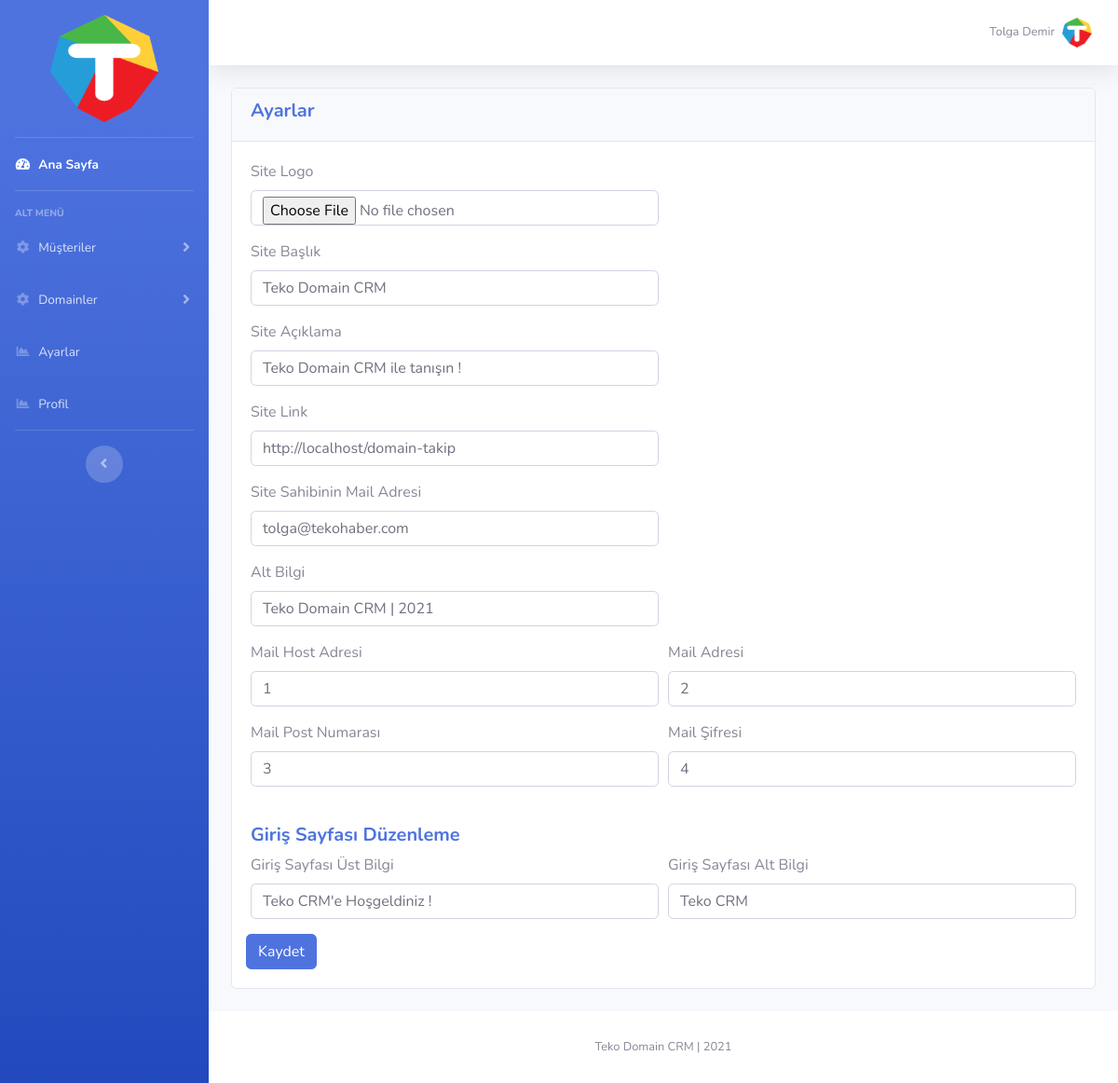
Page /ayarlar.php (signed in) on the committed database.
### tables this page shows
CREATE TABLE `ayarlar` (
  `id` int(11) NOT NULL,
  `site_logo` varchar(400) NOT NULL,
  `site_baslik` varchar(350) NOT NULL,
  `site_aciklama` varchar(300) NOT NULL,
  `site_link` varchar(100) NOT NULL,
  `site_sahip_mail` varchar(100) NOT NULL,
  `site_mail_host` varchar(100) NOT NULL,
  `site_mail_mail` varchar(100) NOT NULL,
  `site_mail_port` int(11) NOT NULL,
  `site_mail_sifre` varchar(100) NOT NULL,
  `footer_bilgi` varchar(75) DEFAULT NULL,
  `footer_ust` varchar(200) DEFAULT NULL,
  `footer_alt` varchar(200) DEFAULT NULL
);

### islemler/baglan.php (called while the page is built, shortened)
<?php
$host="localhost";
$veritabani_ismi="kursdomaintakip";
$kullanici_adi="root";
$sifre="";
try {
	$db = new PDO("mysql:host=$host;dbname=$veritabani_ismi;charset=utf8",$kullanici_adi,$sifre);
} catch (PDOException $e) {
	echo $e->getmessage();
}
$sorgu=$db->prepare("SELECT * FROM ayarlar");
$sorgu->execute();
$ayarcek=$sorgu->fetch(PDO::FETCH_ASSOC);
?>

### ayarlar.php (the view)
<?php include 'header.php'; ?>
<div class="container-fluid">
	<div class="row">
		<div class="col-md-12">
			<div class="card">
				<div class="card-header">
					<h5 class="font-weight-bold text-primary">Ayarlar</h5>
				</div>
				<div class="card-body">
					<form action="islemler/ajax.php" method="POST" accept-charset="utf-8" enctype="multipart/form-data">
						<div class="form-row">
							<div class="col-md-6 form-group">
								<label>Site Logo</label>
								<input type="file" class="form-control" name="site_logo">
							</div>
						</div>
						<div class="form-row">
							<div class="col-md-6 form-group">
								<label>Site Başlık</label>
								<input type="text" class="form-control" name="site_baslik" value="<?php echo $ayarcek['site_baslik'] ?>">
							</div>
						</div>
						<div class="form-row">
							<div class="col-md-6 form-group">
								<label>Site Açıklama</label>
								<input type="text" class="form-control" name="site_aciklama" value="<?php echo $ayarcek['site_aciklama'] ?>">
							</div>
						</div>
						<div class="form-row">
							<div class="col-md-6 form-group">
								<label>Site Link</label>
								<input type="text" class="form-control" name="site_link" value="<?php echo $ayarcek['site_link'] ?>">
							</div>
						</div>
						<div class="form-row">
							<div class="col-md-6 form-group">
								<label>Site Sahibinin Mail Adresi</label>
								<input type="text" class="form-control" name="site_sahip_mail" value="<?php echo $ayarcek['site_sahip_mail'] ?>">
							</div>
						</div>
						<div class="form-row">
							<div class="col-md-6 form-group">
								<label>Alt Bilgi</label>
								<input type="text" class="form-control" name="footer_bilgi" value="<?php echo $ayarcek['footer_bilgi'] ?>">
							</div>
						</div>
						<div class="form-row">
							<div class="col-md-6 form-group">
								<label>Mail Host Adresi</label>
								<input type="text" class="form-control" name="site_mail_host" value="<?php echo $ayarcek['site_mail_host'] ?>">
							</div>
							<div class="col-md-6 form-group">
								<label>Mail Adresi</label>
								<input type="text" class="form-control" name="site_mail_mail" value="<?php echo $ayarcek['site_mail_mail'] ?>">
							</div>
						</div>
						<div class="form-row">
							<div class="col-md-6 form-group">
								<label>Mail Post Numarası</label>
								<input type="text" class="form-control" name="site_mail_port" value="<?php echo $ayarcek['site_mail_port'] ?>">
							</div>
							<div class="col-md-6 form-group">
								<label>Mail Şifresi</label>
								<input type="text" class="form-control" name="site_mail_sifre" value="<?php echo $ayarcek['site_mail_sifre'] ?>">
							</div>
						</div>
                        <br>
						<h5 class="font-weight-bold text-primary">Giriş Sayfası Düzenleme</h5>
						<div class="form-row">
							<div class="col-md-6 form-group">
								<label>Giriş Sayfası Üst Bilgi</label>
								<input type="text" class="form-control" name="footer_ust" value="<?php echo $ayarcek['footer_ust'] ?>">
							</div>
							<div class="col-md-6 form-group">
								<label>Giriş Sayfası Alt Bilgi</label>
								<input type="text" class="form-control" name="footer_alt" value="<?php echo $ayarcek['footer_alt'] ?>">
							</div>
						</div>
						<div class="form-row">
							<button type="submit" class="btn btn-primary" name="ayarkaydet">Kaydet</button>
						</div>
					</form>
				</div>
			</div>
		</div>
	</div>
</div>
<br>
<?php include 'footer.php' ?>

### header.php (shortened to what this page needs)
<?php
include 'islemler/baglan.php';
?>
<!DOCTYPE html>
<html lang="en">
<head>
  <link href="vendor/fontawesome-free/css/all.min.css" rel="stylesheet" type="text/css">
  <link href="css/sb-admin-2.min.css" rel="stylesheet">
</head>
<body id="page-top">
  <div id="wrapper">
    <ul class="navbar-nav bg-gradient-primary sidebar sidebar-dark accordion" id="accordionSidebar">
     <li class="nav-item">
      <a class="nav-link text-center" href="index.php">
        <img src="dosyalar/<?php echo $ayarcek['site_logo'] ?>" style="width: 60%; height: auto;">
      </a>
    </li>
    <hr class="sidebar-divider my-0">
    <li class="nav-item active">
      <a class="nav-link" href="index.php">
        <i class="fas fa-fw fa-tachometer-alt"></i>
        <span>Ana Sayfa</span></a>
      </li>
      <hr class="sidebar-divider">
      <div class="sidebar-heading">
        ALT MENÜ
      </div>
      <li class="nav-item">
        <a class="nav-link collapsed" href="#" data-toggle="collapse" data-target="#musterimenu" aria-expanded="true" aria-controls="musterimenu">
          <i class="fas fa-fw fa-cog"></i>
          <span>Müşteriler</span>
        </a>
      </li>
      <li class="nav-item">
        <a class="nav-link collapsed" href="#" data-toggle="collapse" data-target="#domainmenu" aria-expanded="true" aria-controls="domainmenu">
          <i class="fas fa-fw fa-cog"></i>
          <span>Domainler</span>
        </a>
      </li>
      <li class="nav-item">
        <a class="nav-link" href="ayarlar.php">
          <i class="fas fa-fw fa-chart-area"></i>
          <span>Ayarlar</span></a>
        </li>
        <li class="nav-item">
          <a class="nav-link" href="profil.php">
            <i class="fas fa-fw fa-chart-area"></i>
            <span>Profil</span></a>
          </li>
          <hr class="sidebar-divider d-none d-md-block">
          <div class="text-center d-none d-md-inline">
            <button class="rounded-circle border-0" id="sidebarToggle"></button>
          </div>
        </ul>
        <div id="content-wrapper" class="d-flex flex-column">
          <div id="content">
            <nav class="navbar navbar-expand navbar-light bg-white topbar mb-4 static-top shadow">
              <ul class="navbar-nav ml-auto">
                <li class="nav-item dropdown no-arrow">
                  <a class="nav-link dropdown-toggle" href="#" id="userDropdown" role="button" data-toggle="dropdown" aria-haspopup="true" aria-expanded="false">
                    <span class="mr-2 d-none d-lg-inline text-gray-600 small"><?php echo $_SESSION['kul_isim'] ?></span>
                    <img class="img-profile rounded-circle" src="dosyalar/<?php echo $ayarcek['site_logo'] ?>">
                  </a>
                </li>
              </ul>
            </nav>

### footer.php (shortened to what this page needs)
  <footer class="sticky-footer bg-white">
    <div class="container my-auto">
      <div class="copyright text-center my-auto">
        <span><?php echo $ayarcek['footer_bilgi'] ?></span>
      </div>
    </div>
  </footer>
</div>
</div>
</body>
</html>

### rows in the picture
ayarlar: site_logo (picture), site_baslik "Teko Domain CRM", site_aciklama "Teko Domain CRM ile tanışın !", site_link "http://localhost/domain-takip", site_sahip_mail "tolga@tekohaber.com", footer_bilgi "Teko Domain CRM | 2021", site_mail_host "1", site_mail_mail "2", site_mail_port "3", site_mail_sifre "4", footer_ust "Teko CRM'e Hoşgeldiniz !", footer_alt "Teko CRM"

### other values in the picture
$_SESSION['kul_isim'] "Tolga Demir"
